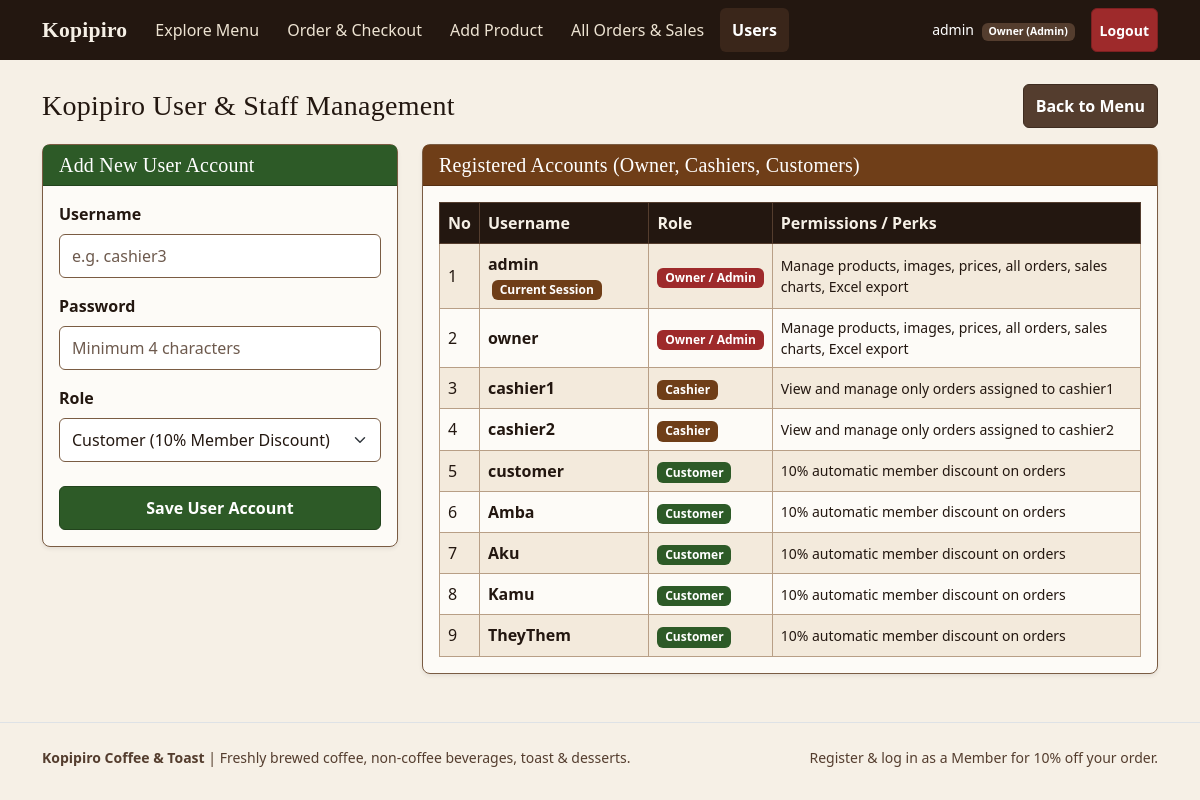
The page /users.php (signed in) on the database its author committed.
### tables this page shows
CREATE TABLE `users` (
    `id` INT AUTO_INCREMENT PRIMARY KEY,
    `username` VARCHAR(50) NOT NULL UNIQUE,
    `name` VARCHAR(100) NOT NULL DEFAULT '',
    `email` VARCHAR(120) DEFAULT NULL UNIQUE,
    `password` VARCHAR(255) NOT NULL,
    `password_hash` VARCHAR(255) NOT NULL DEFAULT '',
    `role` ENUM('admin', 'owner', 'cashier', 'customer') NOT NULL DEFAULT 'customer',
    `created_at` TIMESTAMP DEFAULT CURRENT_TIMESTAMP,
    INDEX `idx_users_role` (`role`)
);

### users.php (the view, shortened to what this page needs)
<?php
include 'config.php';
$users = mysqli_query($conn, "SELECT id, username, role, created_at FROM users ORDER BY FIELD(role, 'admin', 'owner', 'cashier', 'customer'), id ASC");
?>
<!DOCTYPE html>
<html lang="en">
<head>
    <link href="https://cdn.jsdelivr.net/npm/bootstrap@5.3.0/dist/css/bootstrap.min.css" rel="stylesheet">
    <link href="style.css" rel="stylesheet">
</head>
<body>
    <?php include 'navbar.php'; ?>
    <main id="main-content" class="container mt-4">
        <div class="d-flex justify-content-between align-items-center mb-3">
            <h1 class="h3 mb-0">Kopipiro User &amp; Staff Management</h1>
            <a href="index.php" class="btn btn-secondary">Back to Menu</a>
        </div>
        <div class="row g-4">
            <div class="col-12 col-md-4">
                <div class="card shadow-sm">
                    <div class="card-header bg-success text-white">
                        <h2 class="h5 mb-0">Add New User Account</h2>
                    </div>
                    <div class="card-body">
                        <form method="POST" action="users.php">
                            <div class="mb-3">
                                <label for="username" class="form-label fw-semibold">Username</label>
                                <input type="text" class="form-control" id="username" name="username" placeholder="e.g. cashier3" required>
                            </div>
                            <div class="mb-3">
                                <label for="password" class="form-label fw-semibold">Password</label>
                                <input type="password" class="form-control" id="password" name="password" minlength="4" placeholder="Minimum 4 characters" required>
                            </div>
                            <div class="mb-4">
                                <label for="role" class="form-label fw-semibold">Role</label>
                                <select class="form-select" id="role" name="role">
                                    <option value="customer">Customer (10% Member Discount)</option>
                                </select>
                            </div>
                            <div class="d-grid">
                                <button type="submit" name="add_user" value="1" class="btn btn-success">Save User Account</button>
                            </div>
                        </form>
                    </div>
                </div>
            </div>
            <div class="col-12 col-md-8">
                <div class="card shadow-sm">
                    <div class="card-header bg-primary text-white">
                        <h2 class="h5 mb-0">Registered Accounts (Owner, Cashiers, Customers)</h2>
                    </div>
                    <div class="card-body">
                        <div class="table-responsive">
                            <table class="table table-bordered table-striped align-middle mb-0">
                                <thead class="table-dark">
                                    <tr>
                                        <th scope="col">No</th>
                                        <th scope="col">Username</th>
                                        <th scope="col">Role</th>
                                        <th scope="col">Permissions / Perks</th>
                                    </tr>
                                </thead>
                                <tbody>
                                    <?php $no = 1; while ($u = mysqli_fetch_assoc($users)): ?>
                                    <tr>
                                        <td><?= $no++ ?></td>
                                        <td>
                                            <strong><?= htmlspecialchars($u['username']) ?></strong>
                                            <?php if ((int)$u['id'] === (int)$_SESSION['user_id']): ?>
                                                <span class="badge bg-primary ms-1">Current Session</span>
                                            <?php endif; ?>
                                        </td>
                                        <td>
                                            <?php if ($u['role'] === 'admin' || $u['role'] === 'owner'): ?>
                                                <span class="badge bg-danger">Owner / Admin</span>
                                            <?php elseif ($u['role'] === 'cashier'): ?>
                                                <span class="badge bg-primary">Cashier</span>
                                            <?php else: ?>
                                                <span class="badge bg-success">Customer</span>
                                            <?php endif; ?>
                                        </td>
                                        <td class="small">
                                            <?php if ($u['role'] === 'admin' || $u['role'] === 'owner'): ?>
                                                Manage products, images, prices, all orders, sales charts, Excel export
                                            <?php elseif ($u['role'] === 'cashier'): ?>
                                                View and manage only orders assigned to <?= htmlspecialchars($u['username']) ?>
                                            <?php else: ?>
                                                10% automatic member discount on orders
                                            <?php endif; ?>
                                        </td>
                                    </tr>
                                    <?php endwhile; ?>
                                </tbody>
                            </table>
                        </div>
                    </div>
                </div>
            </div>
        </div>
    </main>
    <?php include 'footer.php'; ?>
</body>
</html>

### style.css (style rules this page uses)
:root { --kp-bg: #f6f0e6; --kp-surface: #fdfbf7; --kp-surface-alt: #ede3d2; --kp-text: #231710; --kp-text-muted: #543d2e; --kp-border: #7a5c43; --kp-espresso: #231710; --kp-primary: #6f3e18; --kp-primary-hover: #562f11; --kp-success: #2d5a27; --kp-danger: #9e2a2b; --kp-focus: #6f3e18; }
*, *::before, *::after { box-sizing: border-box; }
html, body { overflow-x: hidden; background-color: var(--kp-bg) !important; color: var(--kp-text) !important; font-family: system-ui, -apple-system, "Segoe UI", Roboto, "Helvetica Neue", Arial, sans-serif; font-size: clamp(0.95rem, 0.9rem + 0.2vw, 1rem); line-height: 1.5; }
h1, h2, h3, .h3, .h4, .h5, .navbar-brand { font-family: Georgia, "Times New Roman", Times, serif; letter-spacing: 0.01em; }
a[href], button, summary, select, label[for], input[type="checkbox"], input[type="radio"], [role="button"], [role="tab"], [role="switch"] { cursor: pointer; }
.btn, .form-control, .form-select, .nav-link { min-height: 44px; display: inline-flex; align-items: center; }
.btn { justify-content: center; font-weight: 600; border-radius: 0.375rem; }
.btn-primary, .bg-primary { background-color: var(--kp-primary) !important; border-color: var(--kp-primary-hover) !important; color: #ffffff !important; }
.btn-success, .bg-success { background-color: var(--kp-success) !important; border-color: #22441d !important; color: #ffffff !important; }
.btn-danger, .bg-danger { background-color: var(--kp-danger) !important; border-color: #7d2021 !important; color: #ffffff !important; }
.btn-secondary, .bg-secondary { background-color: #543d2e !important; border-color: #3e2c20 !important; color: #ffffff !important; }
.card { background-color: var(--kp-surface); color: var(--kp-text); border: 1.5px solid var(--kp-border); border-radius: 0.5rem; }
.card-header { border-bottom: 1.5px solid var(--kp-border); }
.table { --bs-table-bg: #fdfbf7; --bs-table-striped-bg: #f3eadc; --bs-table-hover-bg: #eadcc7; --bs-table-color: #231710; --bs-table-striped-color: #231710; --bs-table-hover-color: #231710; --bs-table-border-color: #b89f86; color: var(--kp-text); border-color: #b89f86; }
.table-dark { --bs-table-bg: #231710; --bs-table-color: #f6f0e6; --bs-table-border-color: #543d2e; }
.form-control, .form-select { background-color: #ffffff; color: var(--kp-text); border: 1.5px solid var(--kp-border); }
.form-control::placeholder { color: var(--kp-text-muted); opacity: 0.85; }

### rows shown on the page
users: username "admin", shows "Current Session", role "Owner / Admin", shows "Manage products, images, prices, all orders, sales charts, Excel export"
users: username "owner", role "Owner / Admin", shows "Manage products, images, prices, all orders, sales charts, Excel export"
users: username "cashier1", role "Cashier"
users: username "cashier2", role "Cashier"
users: username "customer", role "Customer"
users: username "Amba", role "Customer"
users: username "Aku", role "Customer"
users: username "Kamu", role "Customer"
users: username "TheyThem", role "Customer"

### other values the page prints
$_SESSION['username'] "admin"
$role_display "Owner (Admin)"
